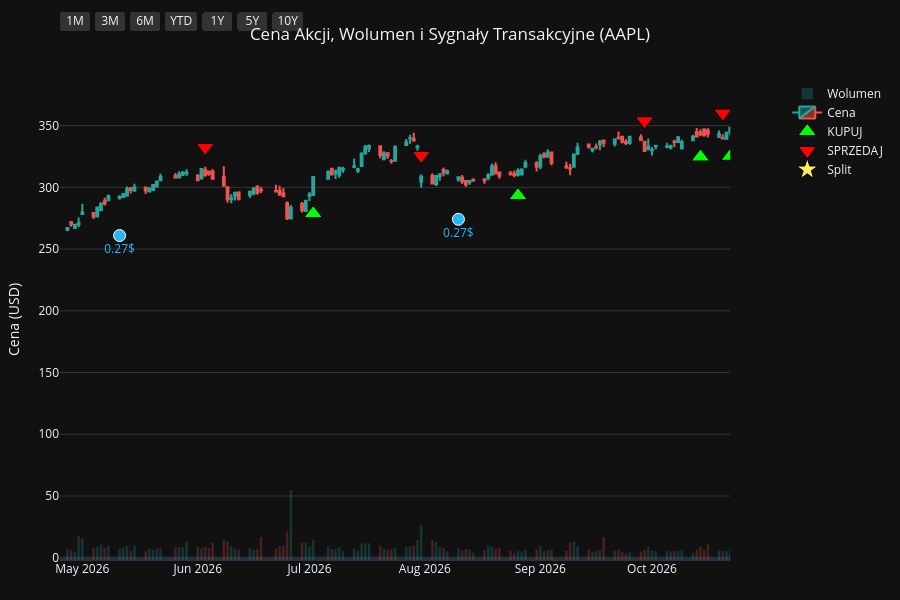
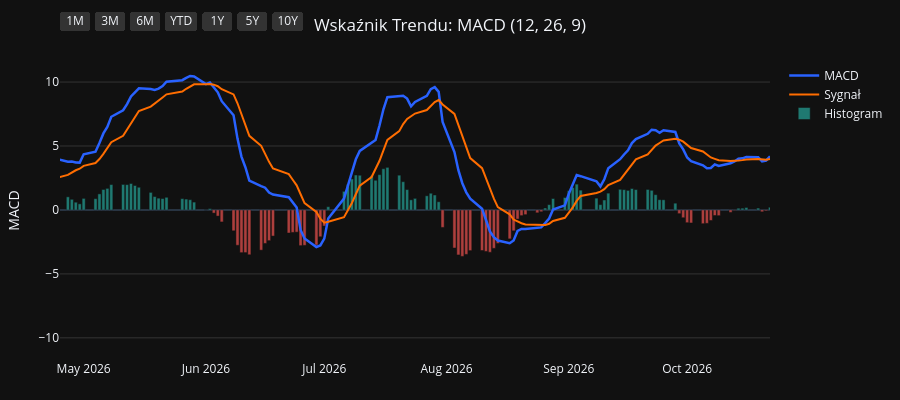
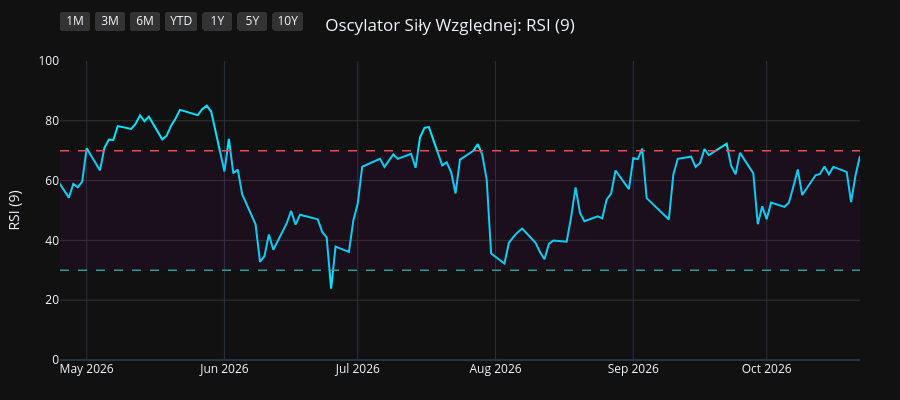
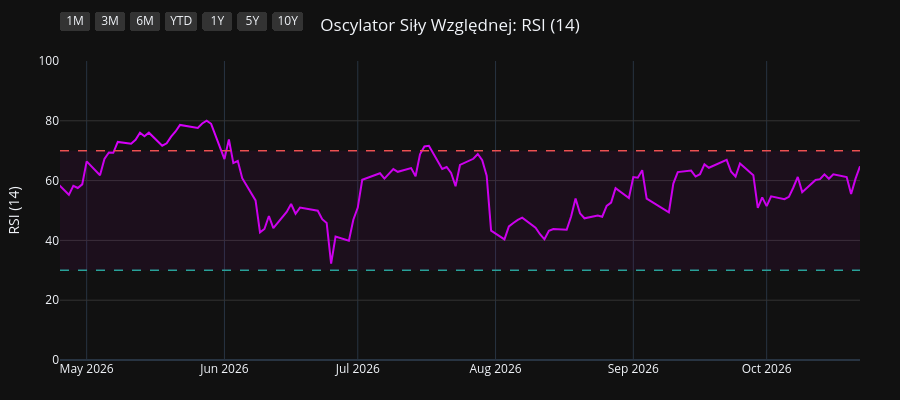

Source (notebook cell) for these figures, in order:
### Code cell
import os
import yfinance as yf
import pandas as pd
import pandas_ta as ta
import plotly.graph_objects as go
from plotly.subplots import make_subplots

# 1. Pobranie i przygotowanie danych
symbol = os.environ.get("STOCK_TICKER", "").strip().upper()
if not symbol:
    raise RuntimeError("Set STOCK_TICKER before running price_extractor.ipynb")
df = yf.Ticker(symbol).history(period="10y")
df.index = df.index.tz_localize(None)

# Wskaźniki i sygnały
df.ta.macd(fast=12, slow=26, signal=9, append=True)
df.ta.rsi(length=9, append=True)
df.ta.rsi(length=14, append=True)
df.ta.rsi(length=21, append=True)
df.dropna(inplace=True)

macd = df['MACD_12_26_9']
signal = df['MACDs_12_26_9']
wczorajszy_macd = macd.shift(1)
wczorajszy_signal = signal.shift(1)

df['Decyzja'] = 'BRAK'
df.loc[(macd > signal) & (wczorajszy_macd <= wczorajszy_signal), 'Decyzja'] = 'KUPUJ'
df.loc[(macd < signal) & (wczorajszy_macd >= wczorajszy_signal), 'Decyzja'] = 'SPRZEDAJ'

df_kupuj = df[df['Decyzja'] == 'KUPUJ']
df_sprzedaj = df[df['Decyzja'] == 'SPRZEDAJ']
df_dywidendy = df[df['Dividends'] > 0]
df_splity = df[df['Stock Splits'] > 0]

# Wspólna konfiguracja osi X
konfiguracja_osi_x = dict(
    type="date",
    showspikes=True, spikemode="across", spikesnap="cursor", spikedash="dot", spikecolor="#ffffff", spikethickness=1, hoverformat="%Y-%m-%d",
    rangeselector=dict(
        buttons=list([
            dict(count=1, label="1M", step="month", stepmode="backward"),
            dict(count=3, label="3M", step="month", stepmode="backward"),
            dict(count=6, label="6M", step="month", stepmode="backward"),
            dict(count=1, label="YTD", step="year", stepmode="todate"),
            dict(count=1, label="1Y", step="year", stepmode="backward"),
            dict(count=5, label="5Y", step="year", stepmode="backward"),
            dict(step="all", label="10Y")
        ]),
        bgcolor="#333333", activecolor="#2962ff", x=0, y=1.1
    )
)

# ==========================================
# WYKRES 1: CENA + WOLUMEN + SYGNAŁY
# ==========================================
fig1 = make_subplots(specs=[[{"secondary_y": True}]])

kolory_wolumenu = ['#26a69a' if row['Close'] >= row['Open'] else '#ef5350' for index, row in df.iterrows()]
fig1.add_trace(go.Bar(x=df.index, y=df['Volume'], marker_color=kolory_wolumenu, opacity=0.25, name='Wolumen'), secondary_y=True)
fig1.add_trace(go.Candlestick(x=df.index, open=df['Open'], high=df['High'], low=df['Low'], close=df['Close'], name='Cena', increasing_line_color='#26a69a', decreasing_line_color='#ef5350'), secondary_y=False)
fig1.add_trace(go.Scatter(x=df_kupuj.index, y=df_kupuj['Low'] * 0.95, customdata=df_kupuj[['Low', 'High']], mode='markers', marker=dict(symbol='triangle-up', size=16, color='#00ff00', line=dict(width=1, color='black')), name='KUPUJ', hovertemplate='KUPUJ<br>Najniższa: %{customdata[0]:.2f}<br>Najwyższa: %{customdata[1]:.2f}<extra></extra>'), secondary_y=False)
fig1.add_trace(go.Scatter(x=df_sprzedaj.index, y=df_sprzedaj['High'] * 1.05, customdata=df_sprzedaj[['Low', 'High']], mode='markers', marker=dict(symbol='triangle-down', size=16, color='#ff0000', line=dict(width=1, color='black')), name='SPRZEDAJ', hovertemplate='SPRZEDAJ<br>Najniższa: %{customdata[0]:.2f}<br>Najwyższa: %{customdata[1]:.2f}<extra></extra>'), secondary_y=False)

if not df_dywidendy.empty:
    fig1.add_trace(go.Scatter(x=df_dywidendy.index, y=df_dywidendy['Low'] * 0.90, mode='markers+text', marker=dict(symbol='circle', size=12, color='#29b6f6', line=dict(width=1, color='white')), text=df_dywidendy['Dividends'].apply(lambda x: f"{x}$"), textposition="bottom center", name='Dywidenda', showlegend=False, hovertemplate='Dywidenda: %{text}<extra></extra>', textfont=dict(color="#29b6f6")), secondary_y=False)
if not df_splity.empty:
                    fig1.add_trace(go.Scatter(x=df_splity.index, y=df_splity['High'], mode='markers+text', marker=dict(symbol='star', size=16, color='#ffee58', line=dict(width=1, color='black')), text=df_splity['Stock Splits'].apply(lambda x: f"{x:g}:1" if x >= 1 else f"1:{1 / x:g}"), textposition="top center", name='Split', hovertemplate='%{text}<extra></extra>', textfont=dict(color="#ffee58")), secondary_y=False)

fig1.update_layout(title=dict(text=f"Cena Akcji, Wolumen i Sygnały Transakcyjne ({symbol})", x=0.5, xanchor='center'), dragmode='pan', xaxis_rangeslider_visible=False, template='plotly_dark', height=600, hovermode='x unified', margin=dict(l=60, r=40, t=60, b=40))
fig1.update_xaxes(**konfiguracja_osi_x)
fig1.update_xaxes(range=[df.index.max() - pd.Timedelta(days=180), df.index.max()])
fig1.update_yaxes(title_text="Cena (USD)", secondary_y=False, gridcolor='#333333')
fig1.update_yaxes(range=[0, df['Volume'].max() * 4], showgrid=False, showticklabels=False, secondary_y=True)
fig1.show(config={'scrollZoom': True})

# ==========================================
# WYKRES 2: WSKAŹNIK MACD
# ==========================================
fig2 = go.Figure()
fig2.add_trace(go.Scatter(x=df.index, y=df['MACD_12_26_9'], line=dict(color='#2962ff', width=2.5), name='MACD'))
fig2.add_trace(go.Scatter(x=df.index, y=df['MACDs_12_26_9'], line=dict(color='#ff6d00', width=2), name='Sygnał'))
kolory_macd = ['#26a69a' if val >= 0 else '#ef5350' for val in df['MACDh_12_26_9']]
fig2.add_trace(go.Bar(x=df.index, y=df['MACDh_12_26_9'], marker_color=kolory_macd, name='Histogram', opacity=0.7))
fig2.update_layout(title=dict(text="Wskaźnik Trendu: MACD (12, 26, 9)", x=0.5, xanchor='center'), dragmode='pan', xaxis_rangeslider_visible=False, template='plotly_dark', height=400, hovermode='x unified', margin=dict(l=60, r=40, t=60, b=40))
fig2.update_xaxes(**konfiguracja_osi_x)
fig2.update_xaxes(range=[df.index.max() - pd.Timedelta(days=180), df.index.max()])
fig2.update_yaxes(title_text="MACD", gridcolor='#333333')
fig2.show(config={'scrollZoom': True})

# ==========================================
# WYKRES 3: OSCYLATOR RSI (9)
# ==========================================
fig3 = go.Figure()
fig3.add_trace(go.Scatter(x=df.index, y=df['RSI_9'], line=dict(color='#00e5ff', width=2), name='RSI (9)'))
fig3.add_hline(y=70, line_dash="dash", line_color="#ef5350", line_width=1.5)
fig3.add_hline(y=30, line_dash="dash", line_color="#26a69a", line_width=1.5)
fig3.add_hrect(y0=30, y1=70, line_width=0, fillcolor="purple", opacity=0.1)
fig3.update_layout(title=dict(text="Oscylator Siły Względnej: RSI (9)", x=0.5, xanchor='center'), dragmode='pan', xaxis_rangeslider_visible=False, template='plotly_dark', height=400, hovermode='x unified', margin=dict(l=60, r=40, t=60, b=40))
fig3.update_xaxes(**konfiguracja_osi_x)
fig3.update_xaxes(range=[df.index.max() - pd.Timedelta(days=180), df.index.max()])
fig3.update_yaxes(title_text="RSI (9)", range=[0, 100], gridcolor='#333333')
fig3.show(config={'scrollZoom': True})

# ==========================================
# WYKRES 4: OSCYLATOR RSI (14)
# ==========================================
fig4 = go.Figure()
fig4.add_trace(go.Scatter(x=df.index, y=df['RSI_14'], line=dict(color='#d500f9', width=2), name='RSI (14)'))
fig4.add_hline(y=70, line_dash="dash", line_color="#ef5350", line_width=1.5)
fig4.add_hline(y=30, line_dash="dash", line_color="#26a69a", line_width=1.5)
fig4.add_hrect(y0=30, y1=70, line_width=0, fillcolor="purple", opacity=0.1)
fig4.update_layout(title=dict(text="Oscylator Siły Względnej: RSI (14)", x=0.5, xanchor='center'), dragmode='pan', xaxis_rangeslider_visible=False, template='plotly_dark', height=400, hovermode='x unified', margin=dict(l=60, r=40, t=60, b=40))
fig4.update_xaxes(**konfiguracja_osi_x)
fig4.update_xaxes(range=[df.index.max() - pd.Timedelta(days=180), df.index.max()])
fig4.update_yaxes(title_text="RSI (14)", range=[0, 100], gridcolor='#333333')
fig4.show(config={'scrollZoom': True})

# ==========================================
# WYKRES 5: OSCYLATOR RSI (21)
# ==========================================
fig5 = go.Figure()
fig5.add_trace(go.Scatter(x=df.index, y=df['RSI_21'], line=dict(color='#64dd17', width=2), name='RSI (21)'))
fig5.add_hline(y=70, line_dash="dash", line_color="#ef5350", line_width=1.5)
fig5.add_hline(y=30, line_dash="dash", line_color="#26a69a", line_width=1.5)
fig5.add_hrect(y0=30, y1=70, line_width=0, fillcolor="purple", opacity=0.1)
fig5.update_layout(title=dict(text="Oscylator Siły Względnej: RSI (21)", x=0.5, xanchor='center'), dragmode='pan', xaxis_rangeslider_visible=False, template='plotly_dark', height=400, hovermode='x unified', margin=dict(l=60, r=40, t=60, b=40))
fig5.update_xaxes(**konfiguracja_osi_x)
fig5.update_xaxes(range=[df.index.max() - pd.Timedelta(days=180), df.index.max()])
fig5.update_yaxes(title_text="RSI (21)", range=[0, 100], gridcolor='#333333')
fig5.show(config={'scrollZoom': True})

### Figure 1 — Plotly figure (JSON) as saved in the notebook; plotly's stock layout.template omitted (floating-point values rounded to 4 significant figures; data arrays with more than 128 entries replaced by an {"elided": "..."} marker saying what was removed)
{"data": [{"marker": {"color": {"elided": "2480 str values"}}, "name": "Wolumen", "opacity": 0.25, "type": "bar", "x": {"elided": "2480 str values"}, "xaxis": "x", "y": {"elided": "2480 int values"}, "yaxis": "y2"}, {"close": {"elided": "2480 float values"}, "decreasing": {"line": {"color": "#ef5350"}}, "high": {"elided": "2480 float values"}, "increasing": {"line": {"color": "#26a69a"}}, "low": {"elided": "2480 float values"}, "name": "Cena", "open": {"elided": "2480 float values"}, "type": "candlestick", "x": {"elided": "2480 str values"}, "xaxis": "x", "yaxis": "y"}, {"customdata": {"elided": "90x2 float values"}, "hovertemplate": "KUPUJ<br>Najniższa: %{customdata[0]:.2f}<br>Najwyższa: %{customdata[1]:.2f}<extra></extra>", "marker": {"color": "#00ff00", "line": {"color": "black", "width": 1}, "size": 16, "symbol": "triangle-up"}, "mode": "markers", "name": "KUPUJ", "type": "scatter", "x": ["2017-01-09T00:00:00", "2017-01-25T00:00:00", "2017-05-01T00:00:00", "2017-07-10T00:00:00", "2017-08-29T00:00:00", "2017-10-06T00:00:00", "2017-12-18T00:00:00", "2018-01-08T00:00:00", "2018-02-14T00:00:00", "2018-04-10T00:00:00", "2018-05-02T00:00:00", "2018-06-06T00:00:00", "2018-07-09T00:00:00", "2018-08-01T00:00:00", "2018-10-02T00:00:00", "2018-12-03T00:00:00", "2018-12-12T00:00:00", "2018-12-28T00:00:00", "2019-03-12T00:00:00", "2019-04-02T00:00:00", "2019-04-18T00:00:00", "2019-06-06T00:00:00", "2019-07-23T00:00:00", "2019-08-19T00:00:00", "2019-09-05T00:00:00", "2019-10-07T00:00:00", "2019-12-16T00:00:00", "2020-03-27T00:00:00", "2020-06-08T00:00:00", "2020-07-08T00:00:00", "2020-07-20T00:00:00", "2020-07-31T00:00:00", "2020-10-01T00:00:00", "2020-11-06T00:00:00", "2020-12-01T00:00:00", "2021-01-22T00:00:00", "2021-03-15T00:00:00", "2021-06-07T00:00:00", "2021-08-17T00:00:00", "2021-08-31T00:00:00", "2021-10-14T00:00:00", "2021-11-17T00:00:00", "2022-02-01T00:00:00", "2022-03-18T00:00:00", "2022-05-27T00:00:00", "2022-06-23T00:00:00", "2022-10-17T00:00:00", "2022-11-11T00:00:00", "2023-01-09T00:00:00", "2023-03-16T00:00:00", "2023-04-19T00:00:00", "2023-05-01T00:00:00", "2023-05-05T00:00:00", "2023-05-18T00:00:00", "2023-05-31T00:00:00", "2023-06-27T00:00:00", "2023-08-25T00:00:00", "2023-10-04T00:00:00", "2023-11-02T00:00:00", "2023-12-08T00:00:00", "2023-12-13T00:00:00", "2024-01-19T00:00:00", "2024-03-18T00:00:00", "2024-04-25T00:00:00", "2024-06-05T00:00:00", "2024-06-07T00:00:00", "2024-06-11T00:00:00", "2024-07-02T00:00:00", "2024-08-14T00:00:00", "2024-09-20T00:00:00", "2024-10-10T00:00:00", "2024-11-19T00:00:00", "2025-01-29T00:00:00", "2025-03-25T00:00:00", "2025-04-15T00:00:00", "2025-05-12T00:00:00", "2025-06-06T00:00:00", "2025-06-23T00:00:00", "2025-08-07T00:00:00", "2025-09-03T00:00:00", "2025-09-19T00:00:00", "2025-10-23T00:00:00", "2025-11-28T00:00:00", "2026-01-28T00:00:00", "2026-02-24T00:00:00", "2026-03-31T00:00:00", "2026-07-02T00:00:00", "2026-08-26T00:00:00", "2026-10-14T00:00:00", "2026-10-22T00:00:00"], "xaxis": "x", "y": [25.75, 26.27, 31.79, 31.57, 35.37, 34.17, 38.8, 38.59, 36.29, 38.21, 38.72, 42.92, 42.34, 44.13, 50.86, 40.81, 38.06, 34.81, 40.57, 43.21, 45.81, 41.36, 47.06, 47.87, 48.21, 51.47, 63.32, 56.61, 75.2, 86.47, 88.28, 92.66, 106.6, 107.1, 110.7, 124.5, 111.2, 115.5, 138.1, 140.2, 131.1, 140.1, 159.9, 148.4, 135.2, 126.2, 130.7, 134.7, 121.2, 141.7, 154.7, 157.6, 159.6, 161.5, 165.5, 173.8, 164.8, 160.3, 164.5, 181.8, 182.9, 177.2, 163.1, 158.0, 183.4, 182.7, 182.2, 202.4, 207.0, 214.4, 214.0, 213.8, 220.7, 207.8, 188.6, 195.5, 191.0, 188.1, 204.8, 221.8, 227.4, 244.2, 261.5, 241.1, 253.9, 234.3, 278.8, 293.4, 324.6, 325.2], "yaxis": "y"}, {"customdata": {"elided": "90x2 float values"}, "hovertemplate": "SPRZEDAJ<br>Najniższa: %{customdata[0]:.2f}<br>Najwyższa: %{customdata[1]:.2f}<extra></extra>", "marker": {"color": "#ff0000", "line": {"color": "black", "width": 1}, "size": 16, "symbol": "triangle-down"}, "mode": "markers", "name": "SPRZEDAJ", "type": "scatter", "x": ["2017-01-03T00:00:00", "2017-01-24T00:00:00", "2017-02-27T00:00:00", "2017-05-22T00:00:00", "2017-08-21T00:00:00", "2017-09-06T00:00:00", "2017-11-16T00:00:00", "2017-12-26T00:00:00", "2018-01-24T00:00:00", "2018-03-19T00:00:00", "2018-04-20T00:00:00", "2018-05-25T00:00:00", "2018-06-08T00:00:00", "2018-07-30T00:00:00", "2018-09-07T00:00:00", "2018-10-08T00:00:00", "2018-12-10T00:00:00", "2018-12-20T00:00:00", "2019-03-06T00:00:00", "2019-03-28T00:00:00", "2019-04-15T00:00:00", "2019-04-26T00:00:00", "2019-07-17T00:00:00", "2019-08-02T00:00:00", "2019-08-27T00:00:00", "2019-09-24T00:00:00", "2019-11-20T00:00:00", "2020-01-24T00:00:00", "2020-05-27T00:00:00", "2020-06-29T00:00:00", "2020-07-17T00:00:00", "2020-07-21T00:00:00", "2020-09-03T00:00:00", "2020-10-21T00:00:00", "2020-11-23T00:00:00", "2021-01-05T00:00:00", "2021-02-01T00:00:00", "2021-04-29T00:00:00", "2021-07-21T00:00:00", "2021-08-18T00:00:00", "2021-09-10T00:00:00", "2021-11-10T00:00:00", "2021-12-17T00:00:00", "2022-02-17T00:00:00", "2022-04-08T00:00:00", "2022-06-13T00:00:00", "2022-08-22T00:00:00", "2022-11-04T00:00:00", "2022-11-29T00:00:00", "2023-02-21T00:00:00", "2023-04-11T00:00:00", "2023-04-20T00:00:00", "2023-05-02T00:00:00", "2023-05-16T00:00:00", "2023-05-22T00:00:00", "2023-06-26T00:00:00", "2023-07-10T00:00:00", "2023-09-11T00:00:00", "2023-10-20T00:00:00", "2023-11-30T00:00:00", "2023-12-11T00:00:00", "2023-12-19T00:00:00", "2024-01-31T00:00:00", "2024-04-19T00:00:00", "2024-05-29T00:00:00", "2024-06-06T00:00:00", "2024-06-10T00:00:00", "2024-06-25T00:00:00", "2024-07-18T00:00:00", "2024-09-04T00:00:00", "2024-10-07T00:00:00", "2024-10-25T00:00:00", "2024-12-30T00:00:00", "2025-03-03T00:00:00", "2025-04-03T00:00:00", "2025-05-08T00:00:00", "2025-05-22T00:00:00", "2025-06-11T00:00:00", "2025-07-29T00:00:00", "2025-08-25T00:00:00", "2025-09-10T00:00:00", "2025-10-07T00:00:00", "2025-11-07T00:00:00", "2025-12-08T00:00:00", "2026-02-13T00:00:00", "2026-03-02T00:00:00", "2026-06-03T00:00:00", "2026-07-31T00:00:00", "2026-09-29T00:00:00", "2026-10-20T00:00:00"], "xaxis": "x", "y": [28.08, 28.99, 33.32, 37.62, 38.58, 39.83, 42.15, 42.05, 43.48, 43.7, 42.16, 46.88, 47.46, 47.51, 55.9, 55.76, 42.34, 40.35, 43.87, 47.39, 49.96, 51.25, 51.47, 51.8, 52.53, 56.05, 67.23, 81.69, 80.93, 91.97, 98.68, 100.8, 131.1, 120.8, 119.9, 134.3, 138.0, 139.9, 149.4, 154.4, 159.2, 154.0, 177.9, 176.5, 176.4, 139.0, 174.9, 147.2, 149.4, 156.3, 167.7, 173.4, 176.0, 179.1, 180.8, 194.6, 196.6, 186.8, 181.7, 197.4, 200.7, 204.3, 194.1, 172.8, 200.0, 204.4, 205.2, 219.9, 239.7, 230.9, 235.0, 242.8, 264.3, 254.7, 216.5, 208.8, 211.9, 213.7, 224.5, 239.9, 243.1, 269.3, 284.9, 292.9, 274.9, 279.4, 332.5, 325.9, 353.9, 360.2], "yaxis": "y"}, {"hovertemplate": "Dywidenda: %{text}<extra></extra>", "marker": {"color": "#29b6f6", "line": {"color": "white", "width": 1}, "size": 12, "symbol": "circle"}, "mode": "markers+text", "name": "Dywidenda", "showlegend": false, "text": ["0.1425$", "0.1575$", "0.1575$", "0.1575$", "0.1575$", "0.1825$", "0.1825$", "0.1825$", "0.1825$", "0.1925$", "0.1925$", "0.1925$", "0.1925$", "0.205$", "0.205$", "0.205$", "0.205$", "0.22$", "0.22$", "0.22$", "0.22$", "0.23$", "0.23$", "0.23$", "0.23$", "0.24$", "0.24$", "0.24$", "0.24$", "0.25$", "0.25$", "0.25$", "0.25$", "0.26$", "0.26$", "0.26$", "0.26$", "0.27$", "0.27$"], "textfont": {"color": "#29b6f6"}, "textposition": "bottom center", "type": "scatter", "x": ["2017-02-09T00:00:00", "2017-05-11T00:00:00", "2017-08-10T00:00:00", "2017-11-10T00:00:00", "2018-02-09T00:00:00", "2018-05-11T00:00:00", "2018-08-10T00:00:00", "2018-11-08T00:00:00", "2019-02-08T00:00:00", "2019-05-10T00:00:00", "2019-08-09T00:00:00", "2019-11-07T00:00:00", "2020-02-07T00:00:00", "2020-05-08T00:00:00", "2020-08-07T00:00:00", "2020-11-06T00:00:00", "2021-02-05T00:00:00", "2021-05-07T00:00:00", "2021-08-06T00:00:00", "2021-11-05T00:00:00", "2022-02-04T00:00:00", "2022-05-06T00:00:00", "2022-08-05T00:00:00", "2022-11-04T00:00:00", "2023-02-10T00:00:00", "2023-05-12T00:00:00", "2023-08-11T00:00:00", "2023-11-10T00:00:00", "2024-02-09T00:00:00", "2024-05-10T00:00:00", "2024-08-12T00:00:00", "2024-11-08T00:00:00", "2025-02-10T00:00:00", "2025-05-12T00:00:00", "2025-08-11T00:00:00", "2025-11-10T00:00:00", "2026-02-09T00:00:00", "2026-05-11T00:00:00", "2026-08-10T00:00:00"], "xaxis": "x", "y": [27.24, 31.78, 32.39, 36.63, 31.71, 39.72, 43.94, 44.11, 36.09, 41.46, 43.03, 55.9, 69.03, 66.23, 96.2, 101.5, 118.9, 113.5, 127.8, 131.9, 150.2, 135.9, 143.9, 118.8, 132.1, 151.6, 156.8, 163.2, 167.4, 162.4, 192.4, 202.3, 203.2, 185.2, 201.5, 240.1, 244.1, 261.0, 274.1], "yaxis": "y"}, {"hovertemplate": "%{text}<extra></extra>", "marker": {"color": "#ffee58", "line": {"color": "black", "width": 1}, "size": 16, "symbol": "star"}, "mode": "markers+text", "name": "Split", "text": ["4:1"], "textfont": {"color": "#ffee58"}, "textposition": "top center", "type": "scatter", "x": ["2020-08-31T00:00:00"], "xaxis": "x", "y": [127.0], "yaxis": "y"}], "layout": {"dragmode": "pan", "height": 600, "hovermode": "x unified", "margin": {"b": 40, "l": 60, "r": 40, "t": 60}, "title": {"text": "Cena Akcji, Wolumen i Sygnały Transakcyjne (AAPL)", "x": 0.5, "xanchor": "center"}, "xaxis": {"anchor": "y", "domain": [0.0, 0.94], "hoverformat": "%Y-%m-%d", "range": ["2026-04-25T00:00:00", "2026-10-22T00:00:00"], "rangeselector": {"activecolor": "#2962ff", "bgcolor": "#333333", "buttons": [{"count": 1, "label": "1M", "step": "month", "stepmode": "backward"}, {"count": 3, "label": "3M", "step": "month", "stepmode": "backward"}, {"count": 6, "label": "6M", "step": "month", "stepmode": "backward"}, {"count": 1, "label": "YTD", "step": "year", "stepmode": "todate"}, {"count": 1, "label": "1Y", "step": "year", "stepmode": "backward"}, {"count": 5, "label": "5Y", "step": "year", "stepmode": "backward"}, {"label": "10Y", "step": "all"}], "x": 0, "y": 1.1}, "rangeslider": {"visible": false}, "showspikes": true, "spikecolor": "#ffffff", "spikedash": "dot", "spikemode": "across", "spikesnap": "cursor", "spikethickness": 1, "type": "date"}, "yaxis": {"anchor": "x", "domain": [0.0, 1.0], "gridcolor": "#333333", "title": {"text": "Cena (USD)"}}, "yaxis2": {"anchor": "x", "overlaying": "y", "range": [0, 1791760000], "showgrid": false, "showticklabels": false, "side": "right"}}}

### Figure 2 — Plotly figure (JSON) as saved in the notebook; plotly's stock layout.template omitted (floating-point values rounded to 4 significant figures; data arrays with more than 128 entries replaced by an {"elided": "..."} marker saying what was removed)
{"data": [{"line": {"color": "#2962ff", "width": 2.5}, "name": "MACD", "type": "scatter", "x": {"elided": "2480 str values"}, "y": {"elided": "2480 float values"}}, {"line": {"color": "#ff6d00", "width": 2}, "name": "Sygnał", "type": "scatter", "x": {"elided": "2480 str values"}, "y": {"elided": "2480 float values"}}, {"marker": {"color": {"elided": "2480 str values"}}, "name": "Histogram", "opacity": 0.7, "type": "bar", "x": {"elided": "2480 str values"}, "y": {"elided": "2480 float values"}}], "layout": {"dragmode": "pan", "height": 400, "hovermode": "x unified", "margin": {"b": 40, "l": 60, "r": 40, "t": 60}, "title": {"text": "Wskaźnik Trendu: MACD (12, 26, 9)", "x": 0.5, "xanchor": "center"}, "xaxis": {"hoverformat": "%Y-%m-%d", "range": ["2026-04-25T00:00:00", "2026-10-22T00:00:00"], "rangeselector": {"activecolor": "#2962ff", "bgcolor": "#333333", "buttons": [{"count": 1, "label": "1M", "step": "month", "stepmode": "backward"}, {"count": 3, "label": "3M", "step": "month", "stepmode": "backward"}, {"count": 6, "label": "6M", "step": "month", "stepmode": "backward"}, {"count": 1, "label": "YTD", "step": "year", "stepmode": "todate"}, {"count": 1, "label": "1Y", "step": "year", "stepmode": "backward"}, {"count": 5, "label": "5Y", "step": "year", "stepmode": "backward"}, {"label": "10Y", "step": "all"}], "x": 0, "y": 1.1}, "rangeslider": {"visible": false}, "showspikes": true, "spikecolor": "#ffffff", "spikedash": "dot", "spikemode": "across", "spikesnap": "cursor", "spikethickness": 1, "type": "date"}, "yaxis": {"gridcolor": "#333333", "title": {"text": "MACD"}}}}

### Figure 3 — Plotly figure (JSON) as saved in the notebook; plotly's stock layout.template omitted (floating-point values rounded to 4 significant figures; data arrays with more than 128 entries replaced by an {"elided": "..."} marker saying what was removed)
{"data": [{"line": {"color": "#00e5ff", "width": 2}, "name": "RSI (9)", "type": "scatter", "x": {"elided": "2480 str values"}, "y": {"elided": "2480 float values"}}], "layout": {"dragmode": "pan", "height": 400, "hovermode": "x unified", "margin": {"b": 40, "l": 60, "r": 40, "t": 60}, "shapes": [{"line": {"color": "#ef5350", "dash": "dash", "width": 1.5}, "type": "line", "x0": 0, "x1": 1, "xref": "x domain", "y0": 70, "y1": 70, "yref": "y"}, {"line": {"color": "#26a69a", "dash": "dash", "width": 1.5}, "type": "line", "x0": 0, "x1": 1, "xref": "x domain", "y0": 30, "y1": 30, "yref": "y"}, {"fillcolor": "purple", "line": {"width": 0}, "opacity": 0.1, "type": "rect", "x0": 0, "x1": 1, "xref": "x domain", "y0": 30, "y1": 70, "yref": "y"}], "title": {"text": "Oscylator Siły Względnej: RSI (9)", "x": 0.5, "xanchor": "center"}, "xaxis": {"hoverformat": "%Y-%m-%d", "range": ["2026-04-25T00:00:00", "2026-10-22T00:00:00"], "rangeselector": {"activecolor": "#2962ff", "bgcolor": "#333333", "buttons": [{"count": 1, "label": "1M", "step": "month", "stepmode": "backward"}, {"count": 3, "label": "3M", "step": "month", "stepmode": "backward"}, {"count": 6, "label": "6M", "step": "month", "stepmode": "backward"}, {"count": 1, "label": "YTD", "step": "year", "stepmode": "todate"}, {"count": 1, "label": "1Y", "step": "year", "stepmode": "backward"}, {"count": 5, "label": "5Y", "step": "year", "stepmode": "backward"}, {"label": "10Y", "step": "all"}], "x": 0, "y": 1.1}, "rangeslider": {"visible": false}, "showspikes": true, "spikecolor": "#ffffff", "spikedash": "dot", "spikemode": "across", "spikesnap": "cursor", "spikethickness": 1, "type": "date"}, "yaxis": {"gridcolor": "#333333", "range": [0, 100], "title": {"text": "RSI (9)"}}}}

### Figure 4 — Plotly figure (JSON) as saved in the notebook; plotly's stock layout.template omitted (floating-point values rounded to 4 significant figures; data arrays with more than 128 entries replaced by an {"elided": "..."} marker saying what was removed)
{"data": [{"line": {"color": "#d500f9", "width": 2}, "name": "RSI (14)", "type": "scatter", "x": {"elided": "2480 str values"}, "y": {"elided": "2480 float values"}}], "layout": {"dragmode": "pan", "height": 400, "hovermode": "x unified", "margin": {"b": 40, "l": 60, "r": 40, "t": 60}, "shapes": [{"line": {"color": "#ef5350", "dash": "dash", "width": 1.5}, "type": "line", "x0": 0, "x1": 1, "xref": "x domain", "y0": 70, "y1": 70, "yref": "y"}, {"line": {"color": "#26a69a", "dash": "dash", "width": 1.5}, "type": "line", "x0": 0, "x1": 1, "xref": "x domain", "y0": 30, "y1": 30, "yref": "y"}, {"fillcolor": "purple", "line": {"width": 0}, "opacity": 0.1, "type": "rect", "x0": 0, "x1": 1, "xref": "x domain", "y0": 30, "y1": 70, "yref": "y"}], "title": {"text": "Oscylator Siły Względnej: RSI (14)", "x": 0.5, "xanchor": "center"}, "xaxis": {"hoverformat": "%Y-%m-%d", "range": ["2026-04-25T00:00:00", "2026-10-22T00:00:00"], "rangeselector": {"activecolor": "#2962ff", "bgcolor": "#333333", "buttons": [{"count": 1, "label": "1M", "step": "month", "stepmode": "backward"}, {"count": 3, "label": "3M", "step": "month", "stepmode": "backward"}, {"count": 6, "label": "6M", "step": "month", "stepmode": "backward"}, {"count": 1, "label": "YTD", "step": "year", "stepmode": "todate"}, {"count": 1, "label": "1Y", "step": "year", "stepmode": "backward"}, {"count": 5, "label": "5Y", "step": "year", "stepmode": "backward"}, {"label": "10Y", "step": "all"}], "x": 0, "y": 1.1}, "rangeslider": {"visible": false}, "showspikes": true, "spikecolor": "#ffffff", "spikedash": "dot", "spikemode": "across", "spikesnap": "cursor", "spikethickness": 1, "type": "date"}, "yaxis": {"gridcolor": "#333333", "range": [0, 100], "title": {"text": "RSI (14)"}}}}
